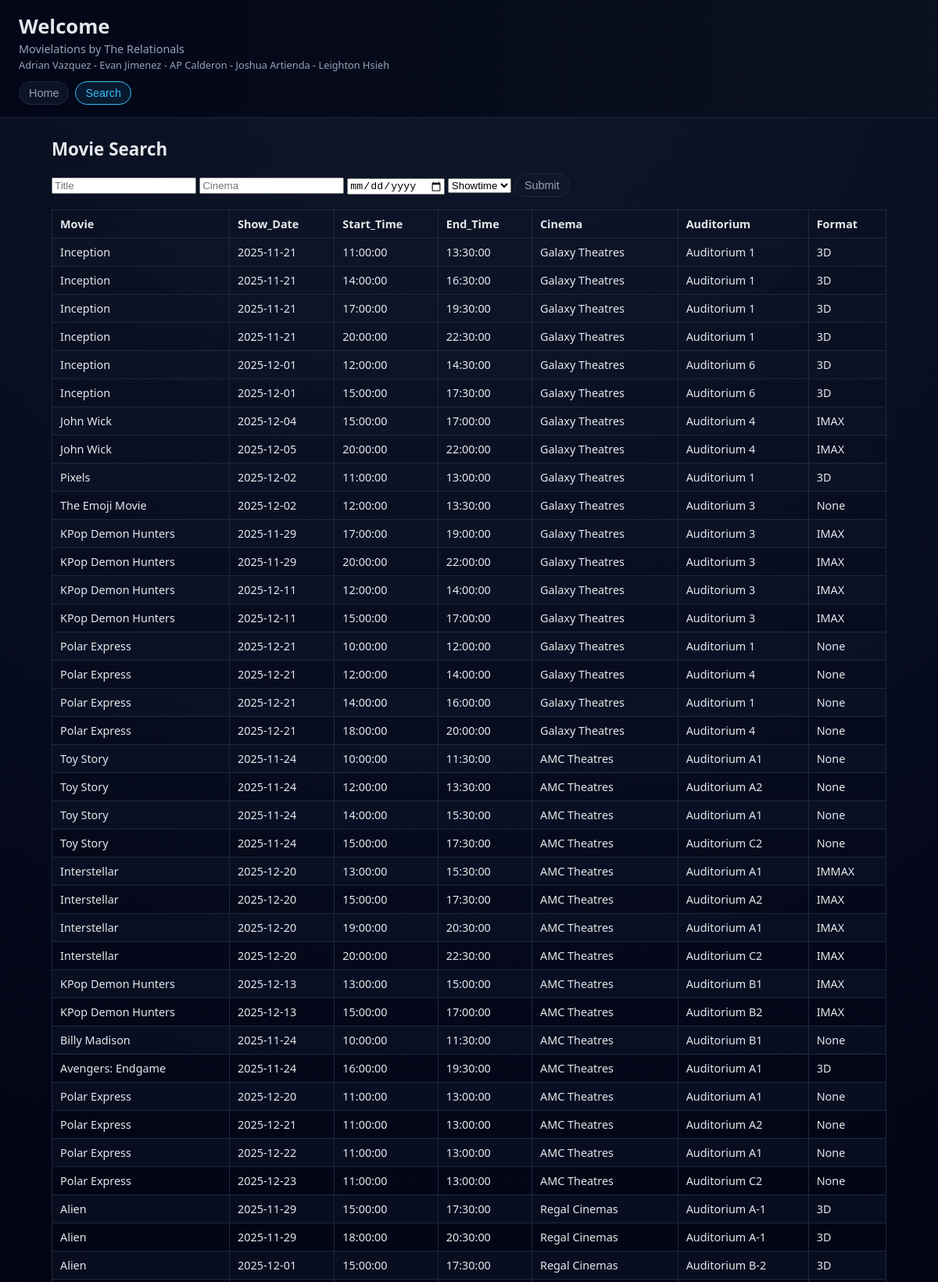
Screenshot of /search.php (upper part) with the database file from the repository.
### tables this page shows
CREATE TABLE SHOWTIME (
    Showtime_ID	    INT AUTO_INCREMENT,
    Auditorium		VARCHAR(20),
    Cinema          VARCHAR(20),
    Movie			VARCHAR(50),
    Show_Date		DATE,
    Start_Time		TIME,
    End_Time		TIME,
    Format			VARCHAR(8),
    PRIMARY KEY(Showtime_ID)
);

### search.php (the view, shortened to what this page needs)
<!doctype html>
<html lang="en">
  <?php
    $hostname = "127.0.0.1";
    $username = "root";
    $password = "";
    $database = "MovieDB";
    $port = 3306;
    $sqli = mysqli_connect($hostname, $username, $password, $database, $port);
    $search_query = "SELECT Movie, Show_Date, Start_Time, End_Time, Cinema, Auditorium, Format FROM showtime WHERE Showtime_ID >= 0 ";
    $search_query .= ";";
    $search_result = mysqli_query($sqli,$search_query);
  ?>
<head>
  <link rel="stylesheet" href="styles.css" />
</head>
<body>
  <header class="site-header">
    <div class="title-block">
      <?php
        $empid = $_GET['empid'] ?? $_POST['empid'] ?? null;
        $empname = mysqli_query($sqli, "SELECT Name FROM employee WHERE Employee_ID = '{$empid}'");
        echo "<h1>Welcome ".mysqli_fetch_assoc($empname)["Name"]."</h1>";
      ?>
      <p class="subtitle">Movielations by The Relationals</p>
      <p class="subtitle small">Adrian Vazquez - Evan Jimenez - AP Calderon - Joshua Artienda - Leighton Hsieh</p>
    </div>
    <nav class="nav">
      <button class="nav-btn" onclick="window.location.href='index.php'">Home</button>
      <button class="nav-btn active" onclick="window.location.href='search.php'">Search</button>
    </nav>
  </header>
  <main class="container">
    <section id="search" class="section visible">
      <h2>Movie Search</h2>
      <form action="<?php echo htmlspecialchars($_SERVER["PHP_SELF"]);?>" method="POST">
        <p>
          <input type="text" name="title" placeholder="Title">
          <input type="text" name="location" placeholder="Cinema">
          <input type="date" name="date" placeholder="Date">
          <select id="showtime" name="showtime">
            <option value="default" selected>Showtime</option>
          </select>
          <input type="submit" class="nav-btn">
        </p>
      </form>
      <table>
        <tr>
            <?php
              $columns = mysqli_fetch_fields($search_result);
              foreach ($columns as $col) {
                  echo "<th>{$col->name}</th>";
              }
            ?>
        </tr>
          <?php
            mysqli_data_seek($search_result, 0);
            while ($row = mysqli_fetch_assoc($search_result)) {
                echo "<tr>";
                foreach ($row as $value) {
                    echo "<td>" . htmlspecialchars($value) . "</td>";
                }
                echo "</tr>";
            }
          ?>
      </table>
    </section>
  </main>
</body>
</html>

### styles.css (style rules this page uses)
:root { --bg: #020617; --bg-soft: #0b1120; --card: #0f172a; --accent: #38bdf8; --accent-soft: rgba(56, 189, 248, 0.1); --border: #1e293b; --text: #e5e7eb; --muted: #94a3b8; }
*, *::before, *::after { box-sizing: border-box; }
body { margin: 0; font-family: system-ui, -apple-system, BlinkMacSystemFont, "Segoe UI", sans-serif; background: radial-gradient(circle at top, #0f172a 0, #020617 50%, #000 100%); color: var(--text); }
.site-header { border-bottom: 1px solid var(--border); background: linear-gradient(to right, #020617, #0b1120); padding: 16px 24px; display: flex; flex-direction: column; gap: 12px; position: sticky; top: 0; z-index: 10; }
.title-block h1 { margin: 0; font-size: 1.6rem; }
.subtitle { margin: 2px 0 0; color: var(--muted); font-size: 0.9rem; }
.subtitle.small { font-size: 0.8rem; }
.nav { display: flex; flex-wrap: wrap; gap: 8px; }
.nav-btn { border: 1px solid var(--border); background: rgba(15, 23, 42, 0.8); color: var(--muted); padding: 6px 12px; border-radius: 999px; cursor: pointer; font-size: 0.9rem; }
.nav-btn.active { background: var(--accent-soft); border-color: var(--accent); color: var(--accent); }
.container { max-width: 1100px; margin: 0 auto; padding: 24px 16px 40px; }
.section { display: none; animation: fadeIn 0.18s ease-out; }
.section.visible { display: block; }
.section h2 { margin-top: 0; margin-bottom: 12px; font-size: 1.4rem; }
table { width: 100%; border-collapse: collapse; margin: 12px 0 20px; font-size: 0.9rem; }
th, td { padding: 8px 10px; border: 1px solid var(--border); text-align: left; }
tbody tr:nth-child(even) { background: rgba(15, 23, 42, 0.5); }

### rows the page displays
showtime: Movie "Inception", Show_Date "2025-11-21", Start_Time "11:00:00", End_Time "13:30:00", Cinema "Galaxy Theatres", Auditorium "Auditorium 1", Format "3D"
showtime: Movie "Inception", Show_Date "2025-11-21", Start_Time "14:00:00", End_Time "16:30:00", Cinema "Galaxy Theatres", Auditorium "Auditorium 1", Format "3D"
showtime: Movie "Inception", Show_Date "2025-11-21", Start_Time "17:00:00", End_Time "19:30:00", Cinema "Galaxy Theatres", Auditorium "Auditorium 1", Format "3D"
showtime: Movie "Inception", Show_Date "2025-11-21", Start_Time "20:00:00", End_Time "22:30:00", Cinema "Galaxy Theatres", Auditorium "Auditorium 1", Format "3D"
showtime: Movie "Inception", Show_Date "2025-12-01", Start_Time "12:00:00", End_Time "14:30:00", Cinema "Galaxy Theatres", Auditorium "Auditorium 6", Format "3D"
showtime: Movie "Inception", Show_Date "2025-12-01", Start_Time "15:00:00", End_Time "17:30:00", Cinema "Galaxy Theatres", Auditorium "Auditorium 6", Format "3D"
showtime: Movie "John Wick", Show_Date "2025-12-04", Start_Time "15:00:00", End_Time "17:00:00", Cinema "Galaxy Theatres", Auditorium "Auditorium 4", Format "IMAX"
showtime: Movie "John Wick", Show_Date "2025-12-05", Start_Time "20:00:00", End_Time "22:00:00", Cinema "Galaxy Theatres", Auditorium "Auditorium 4", Format "IMAX"
showtime: Movie "Pixels", Show_Date "2025-12-02", Start_Time "11:00:00", End_Time "13:00:00", Cinema "Galaxy Theatres", Auditorium "Auditorium 1", Format "3D"
showtime: Movie "The Emoji Movie", Show_Date "2025-12-02", Start_Time "12:00:00", End_Time "13:30:00", Cinema "Galaxy Theatres", Auditorium "Auditorium 3", Format "None"
showtime: Movie "KPop Demon Hunters", Show_Date "2025-11-29", Start_Time "17:00:00", End_Time "19:00:00", Cinema "Galaxy Theatres", Auditorium "Auditorium 3", Format "IMAX"
showtime: Movie "KPop Demon Hunters", Show_Date "2025-11-29", Start_Time "20:00:00", End_Time "22:00:00", Cinema "Galaxy Theatres", Auditorium "Auditorium 3", Format "IMAX"
showtime: Movie "KPop Demon Hunters", Show_Date "2025-12-11", Start_Time "12:00:00", End_Time "14:00:00", Cinema "Galaxy Theatres", Auditorium "Auditorium 3", Format "IMAX"
showtime: Movie "KPop Demon Hunters", Show_Date "2025-12-11", Start_Time "15:00:00", End_Time "17:00:00", Cinema "Galaxy Theatres", Auditorium "Auditorium 3", Format "IMAX"
showtime: Movie "Polar Express", Show_Date "2025-12-21", Start_Time "10:00:00", End_Time "12:00:00", Cinema "Galaxy Theatres", Auditorium "Auditorium 1", Format "None"
showtime: Movie "Polar Express", Show_Date "2025-12-21", Start_Time "12:00:00", End_Time "14:00:00", Cinema "Galaxy Theatres", Auditorium "Auditorium 4", Format "None"
showtime: Movie "Polar Express", Show_Date "2025-12-21", Start_Time "14:00:00", End_Time "16:00:00", Cinema "Galaxy Theatres", Auditorium "Auditorium 1", Format "None"
showtime: Movie "Polar Express", Show_Date "2025-12-21", Start_Time "18:00:00", End_Time "20:00:00", Cinema "Galaxy Theatres", Auditorium "Auditorium 4", Format "None"
showtime: Movie "Toy Story", Show_Date "2025-11-24", Start_Time "10:00:00", End_Time "11:30:00", Cinema "AMC Theatres", Auditorium "Auditorium A1", Format "None"
showtime: Movie "Toy Story", Show_Date "2025-11-24", Start_Time "12:00:00", End_Time "13:30:00", Cinema "AMC Theatres", Auditorium "Auditorium A2", Format "None"
showtime: Movie "Toy Story", Show_Date "2025-11-24", Start_Time "14:00:00", End_Time "15:30:00", Cinema "AMC Theatres", Auditorium "Auditorium A1", Format "None"
showtime: Movie "Toy Story", Show_Date "2025-11-24", Start_Time "15:00:00", End_Time "17:30:00", Cinema "AMC Theatres", Auditorium "Auditorium C2", Format "None"
showtime: Movie "Interstellar", Show_Date "2025-12-20", Start_Time "13:00:00", End_Time "15:30:00", Cinema "AMC Theatres", Auditorium "Auditorium A1", Format "IMMAX"
showtime: Movie "Interstellar", Show_Date "2025-12-20", Start_Time "15:00:00", End_Time "17:30:00", Cinema "AMC Theatres", Auditorium "Auditorium A2", Format "IMAX"
showtime: Movie "Interstellar", Show_Date "2025-12-20", Start_Time "19:00:00", End_Time "20:30:00", Cinema "AMC Theatres", Auditorium "Auditorium A1", Format "IMAX"
showtime: Movie "Interstellar", Show_Date "2025-12-20", Start_Time "20:00:00", End_Time "22:30:00", Cinema "AMC Theatres", Auditorium "Auditorium C2", Format "IMAX"
showtime: Movie "KPop Demon Hunters", Show_Date "2025-12-13", Start_Time "13:00:00", End_Time "15:00:00", Cinema "AMC Theatres", Auditorium "Auditorium B1", Format "IMAX"
showtime: Movie "KPop Demon Hunters", Show_Date "2025-12-13", Start_Time "15:00:00", End_Time "17:00:00", Cinema "AMC Theatres", Auditorium "Auditorium B2", Format "IMAX"
showtime: Movie "Billy Madison", Show_Date "2025-11-24", Start_Time "10:00:00", End_Time "11:30:00", Cinema "AMC Theatres", Auditorium "Auditorium B1", Format "None"
showtime: Movie "Avengers: Endgame", Show_Date "2025-11-24", Start_Time "16:00:00", End_Time "19:30:00", Cinema "AMC Theatres", Auditorium "Auditorium A1", Format "3D"
showtime: Movie "Polar Express", Show_Date "2025-12-20", Start_Time "11:00:00", End_Time "13:00:00", Cinema "AMC Theatres", Auditorium "Auditorium A1", Format "None"
showtime: Movie "Polar Express", Show_Date "2025-12-21", Start_Time "11:00:00", End_Time "13:00:00", Cinema "AMC Theatres", Auditorium "Auditorium A2", Format "None"
showtime: Movie "Polar Express", Show_Date "2025-12-22", Start_Time "11:00:00", End_Time "13:00:00", Cinema "AMC Theatres", Auditorium "Auditorium A1", Format "None"
showtime: Movie "Polar Express", Show_Date "2025-12-23", Start_Time "11:00:00", End_Time "13:00:00", Cinema "AMC Theatres", Auditorium "Auditorium C2", Format "None"
showtime: Movie "Alien", Show_Date "2025-11-29", Start_Time "15:00:00", End_Time "17:30:00", Cinema "Regal Cinemas", Auditorium "Auditorium A-1", Format "3D"
showtime: Movie "Alien", Show_Date "2025-11-29", Start_Time "18:00:00", End_Time "20:30:00", Cinema "Regal Cinemas", Auditorium "Auditorium A-1", Format "3D"
showtime: Movie "Alien", Show_Date "2025-12-01", Start_Time "15:00:00", End_Time "17:30:00", Cinema "Regal Cinemas", Auditorium "Auditorium B-2", Format "3D"

### other values shown
$col->name "Movie"
$col->name "Show_Date"
$col->name "Start_Time"
$col->name "End_Time"
$col->name "Cinema"
$col->name "Auditorium"
$col->name "Format"
